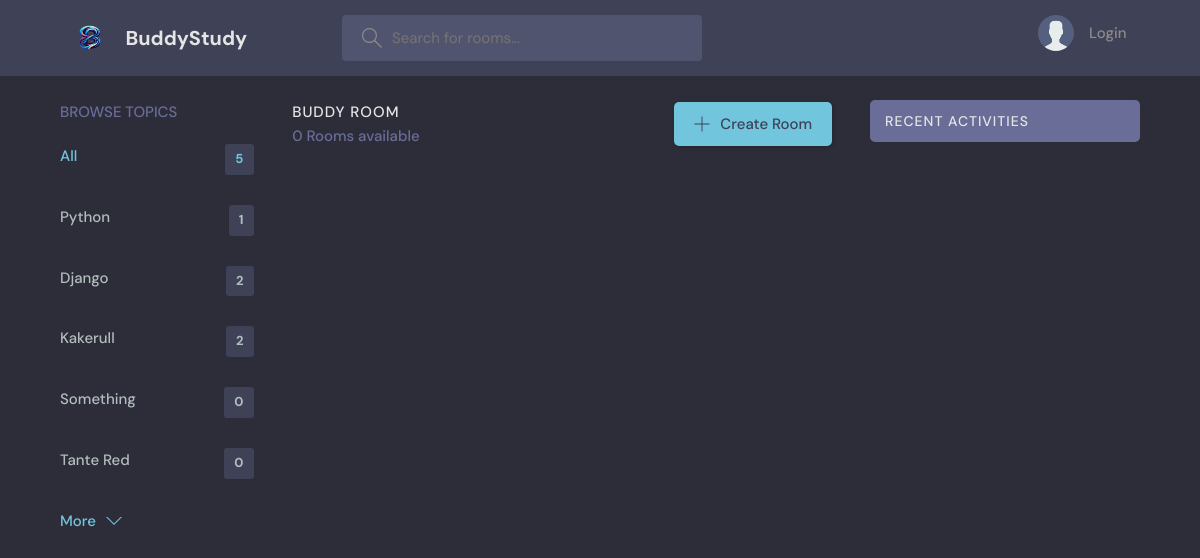
The page /?q=TrainingMonsters on the database as committed earlier.
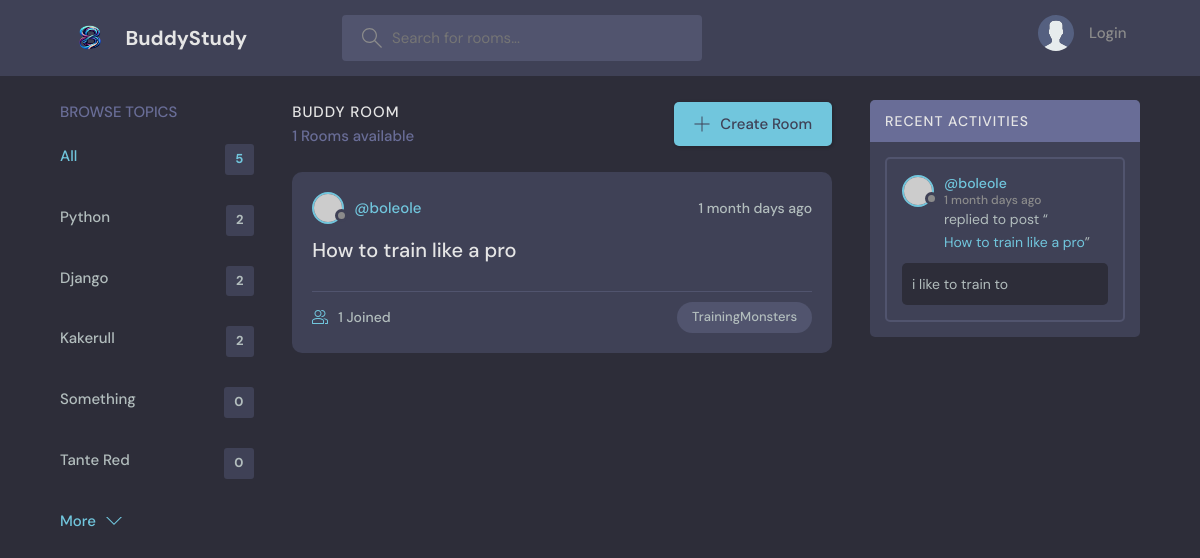
The same page on the database as committed later.
### base/models.py (models this page shows, shortened)
class Topic(models.Model):
    name = models.CharField(max_length=200)

class Room(models.Model):
    host = models.ForeignKey(User, on_delete=models.SET_NULL, null=True)
    topic = models.ForeignKey(Topic, on_delete=models.SET_NULL, null=True) #If a topic is deleted
    name = models.CharField(max_length=200)
    description = models.TextField(null=True, blank=True) #Allows for data to be blank when creating new data
    participants = models.ManyToManyField(User, related_name='participants', blank=True)
    updated = models.DateTimeField(auto_now=True) #Saves the timestamp when data is saved
    created = models.DateTimeField(auto_now_add=True) #Only take a timestamp when the data is created
    class Meta:
        ordering = ['-updated', '-created']
    def __str__(self):
        return self.name

class Message(models.Model):
    user = models.ForeignKey(User, on_delete=models.CASCADE) #When a user is deleted all the children are deleted
    room = models.ForeignKey(Room, on_delete=models.CASCADE) #When parent(Room) is deleted all the messages in the room is deleted
    body = models.TextField()
    updated = models.DateTimeField(auto_now=True) #Saves the timestamp when data is saved
    created = models.DateTimeField(auto_now_add=True) #Only take a timestamp when the data is created
    class Meta:
        ordering = ['-updated', '-created']

### base/views.py (the view)
# urls.py: path('', views.home, name='home'),
def home(request):
    q = request.GET.get('q') if request.GET.get('q') != None else '' #q is equal to whatever we pass into the url
    rooms = Room.objects.filter(  #Check if a object contain the value in q and set that to 'room', the Q allows us to check if q is in multiple fields
        Q(topic__name__icontains=q) |
        Q(name__icontains=q) |
        Q(description__icontains=q)
        )
    topics = Topic.objects.all()[0:5] # [0:5] gives us the first 5 topics in the query set
    room_count = rooms.count() #Gives us the number of rooms
    room_messages = Message.objects.filter(Q(room__topic__name__icontains=q)) #Only display the messages with context to room
    context = {'rooms': rooms, 'topics': topics, 'room_count': room_count,
                'room_messages': room_messages}
    return render(request, 'base/home.html', context)

### base/templates/base/home.html (shortened to what this page needs)
{% extends 'main.html' %}
{% block content %}
<body>
    <main class="layout layout--3">
      <div class="container">
        {% include 'base/topics_component.html' %}
        <div class="roomList">
          <div class="roomList__header">
            <div>
              <h2>Buddy Room</h2>
              <p>{{rooms.count}} Rooms available</p>
            </div>
            <a class="btn btn--main" href="{% url 'create-room' %}">
              <svg version="1.1" xmlns="http://www.w3.org/2000/svg" width="32" height="32" viewBox="0 0 32 32">
                <title>add</title>
                <path
                  d="M16.943 0.943h-1.885v14.115h-14.115v1.885h14.115v14.115h1.885v-14.115h14.115v-1.885h-14.115v-14.115z"
                ></path>
              </svg>
              Create Room
            </a>
          </div>
          {% include 'base/feed_component.html' %}
        </div>
        {% include 'base/activity_component.html' %}
      </div>
    </main>
    {% endblock content %}

### base/templates/base/topics_component.html
<div class="topics">
    <div class="topics__header">
      <h2>Browse Topics</h2>
    </div>
    <ul class="topics__list">
      <li>
        <a href="{% url 'home' %}" class="active">All <span>{{topics.count}}</span></a>
      </li>
      {% for topic in topics %}
      <li>
        <a href="{%url 'home' %}?q={{topic.name}}">{{topic.name}} <span>{{topic.room_set.all.count}}</span></a>
      </li>
      {% endfor %}
    </ul>
    <a class="btn btn--link" href="{% url 'topics' %}">
      More
      <svg version="1.1" xmlns="http://www.w3.org/2000/svg" width="32" height="32" viewBox="0 0 32 32">
        <title>chevron-down</title>
        <path d="M16 21l-13-13h-3l16 16 16-16h-3l-13 13z"></path>
      </svg>
    </a>
  </div>

### base/templates/base/feed_component.html (shortened to what this page needs)
{% for room in rooms %}
<div class="roomListRoom">
    <div class="roomListRoom__header">
      <a href="{% url 'user-profile'  room.host.id%}" class="roomListRoom__author">
        <div class="avatar avatar--small">
          <img src="https://randomuser.me/api/portraits/women/11.jpg" />
        </div>
        <span>@{{room.host.username}}</span>
      </a>
      <div class="roomListRoom__actions">
        <span>{{room.created|timesince}} days ago</span>
      </div>
    </div>
    <div class="roomListRoom__content">
      <a href="{% url 'room' room.id %}">{{room.name}}</a>
    </div>
    <div class="roomListRoom__meta">
      <a href="{% url 'room' room.id %}" class="roomListRoom__joined">
        {{room.participants.all.count}} Joined
      </a>
      <p class="roomListRoom__topic">{{room.topic.name}}</p>
    </div>
  </div>
{% endfor %}

### base/templates/base/activity_component.html (shortened to what this page needs)
<div class="activities">
    <div class="activities__header">
      <h2>Recent Activities</h2>
    </div>
    {% for message in room_messages %}
    <div class="activities__box">
      <div class="activities__boxHeader roomListRoom__header">
        <a href="{% url 'user-profile'  message.user.id %}" class="roomListRoom__author">
          <div class="avatar avatar--small">
            <img src="https://randomuser.me/api/portraits/women/11.jpg" />
          </div>
          <p>
            @{{message.user}}
            <span>{{message.created|timesince}} days ago</span>
          </p>
        </a>
      </div>
      <div class="activities__boxContent">
        <p>replied to post “<a href="{% url 'room' message.room.id %}">{{message.room}}</a>”</p>
        <div class="activities__boxRoomContent">
          {{message.body}}
        </div>
      </div>
    </div>
    {% endfor %}
  </div>

Rows that differ between the two databases and show on the page:
computed for Topic "Python": room_set.all.count "1" → "2"
added Room: host.username "boleole", created "1 month", name "How to train like a pro", participants.all.count "1", topic.name "TrainingMonsters"
added Message: user "boleole", created "1 month", room "How to train like a pro", body "i like to train to"
Other text that changed with them:
{{ rooms.count }}: "0" → "1"
